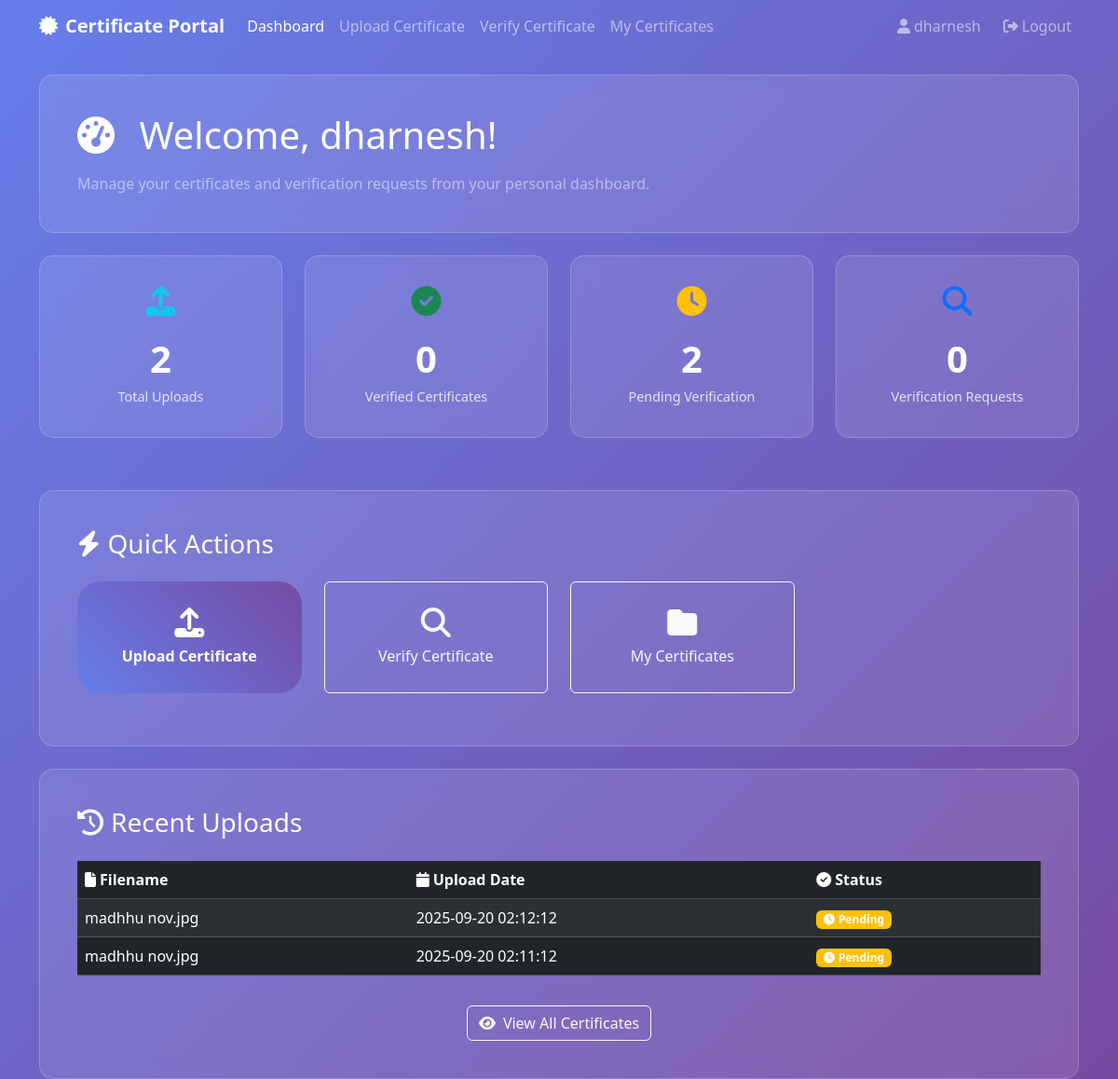
The app's page /dashboard (signed in) with its own data.
### tables this page shows
CREATE TABLE user_certificates (
        id INTEGER PRIMARY KEY AUTOINCREMENT,
        user_id INTEGER,
        filename TEXT NOT NULL,
        original_filename TEXT NOT NULL,
        upload_date TIMESTAMP DEFAULT CURRENT_TIMESTAMP,
        extracted_data TEXT,
        verification_status TEXT DEFAULT 'pending',
        verification_result TEXT,
        FOREIGN KEY (user_id) REFERENCES portal_users (id)
    );

### user/app.py (the view)
@app.route('/dashboard')
@login_required
def dashboard():
    conn = get_user_db()
    cursor = conn.cursor()
    user_id = session['user_id']
    cursor.execute('SELECT COUNT(*) FROM user_certificates WHERE user_id = ?', (user_id,))
    total_uploads = cursor.fetchone()[0]
    cursor.execute('SELECT COUNT(*) FROM user_certificates WHERE user_id = ? AND verification_status = "verified"', (user_id,))
    verified_certificates = cursor.fetchone()[0]
    cursor.execute('SELECT COUNT(*) FROM verification_requests WHERE user_id = ?', (user_id,))
    verification_requests = cursor.fetchone()[0]
    cursor.execute('SELECT original_filename, upload_date, verification_status FROM user_certificates WHERE user_id = ? ORDER BY upload_date DESC LIMIT 5', (user_id,))
    recent_uploads = cursor.fetchall()
    conn.close()
    stats = {
        'total_uploads': total_uploads,
        'verified_certificates': verified_certificates,
        'pending_certificates': total_uploads - verified_certificates,
        'verification_requests': verification_requests
    }
    return render_template('dashboard.html', stats=stats, recent_uploads=recent_uploads)

### user/app.py (called while the page is built)
def get_user_db():
    return sqlite3.connect(USER_DB_PATH)

def login_required(f):
    @wraps(f)
    def decorated_function(*args, **kwargs):
        if 'user_id' not in session:
            flash('Please log in to access this page.', 'warning')
            return redirect(url_for('login'))
        return f(*args, **kwargs)
    return decorated_function

### user/templates/dashboard.html (shortened to what this page needs)
<!DOCTYPE html>
<html lang="en">
<head>
    <link href="https://cdn.jsdelivr.net/npm/bootstrap@5.3.2/dist/css/bootstrap.min.css" rel="stylesheet">
    <link href="https://cdnjs.cloudflare.com/ajax/libs/font-awesome/6.4.0/css/all.min.css" rel="stylesheet">
</head>
<body>
    <nav class="navbar navbar-expand-lg navbar-dark bg-transparent">
        <div class="container">
            <a class="navbar-brand fw-bold" href="{{ url_for('dashboard') }}">
                <i class="fas fa-certificate me-2"></i>Certificate Portal
            </a>
                        <div class="collapse navbar-collapse" id="navbarNav">
                <div class="navbar-nav me-auto">
                    <a class="nav-link active" href="{{ url_for('dashboard') }}">Dashboard</a>
                    <a class="nav-link" href="{{ url_for('upload_certificate') }}">Upload Certificate</a>
                    <a class="nav-link" href="{{ url_for('verify_certificate') }}">Verify Certificate</a>
                    <a class="nav-link" href="{{ url_for('my_certificates') }}">My Certificates</a>
                </div>
                <div class="navbar-nav">
                    <span class="navbar-text me-3">
                        <i class="fas fa-user me-1"></i>{{ session.full_name }}
                    </span>
                    <a class="nav-link" href="{{ url_for('logout') }}">
                        <i class="fas fa-sign-out-alt me-1"></i>Logout
                    </a>
                </div>
            </div>
        </div>
    </nav>
    <div class="container mt-4">
        <div class="row mb-4">
            <div class="col-12">
                <div class="card p-4">
                    <div class="card-body">
                        <h1 class="text-white mb-3">
                            <i class="fas fa-tachometer-alt me-3"></i>
                            Welcome, {{ session.full_name }}!
                        </h1>
                        <p class="text-white-50 mb-0">
                            Manage your certificates and verification requests from your personal dashboard.
                        </p>
                    </div>
                </div>
            </div>
        </div>
        <div class="row mb-4">
            <div class="col-lg-3 col-md-6 mb-3">
                <div class="card stat-card">
                    <i class="fas fa-upload fa-2x text-info mb-3"></i>
                    <div class="stat-number">{{ stats.total_uploads }}</div>
                    <div class="stat-label">Total Uploads</div>
                </div>
            </div>
            <div class="col-lg-3 col-md-6 mb-3">
                <div class="card stat-card">
                    <i class="fas fa-check-circle fa-2x text-success mb-3"></i>
                    <div class="stat-number">{{ stats.verified_certificates }}</div>
                    <div class="stat-label">Verified Certificates</div>
                </div>
            </div>
            <div class="col-lg-3 col-md-6 mb-3">
                <div class="card stat-card">
                    <i class="fas fa-clock fa-2x text-warning mb-3"></i>
                    <div class="stat-number">{{ stats.pending_certificates }}</div>
                    <div class="stat-label">Pending Verification</div>
                </div>
            </div>
            <div class="col-lg-3 col-md-6 mb-3">
                <div class="card stat-card">
                    <i class="fas fa-search fa-2x text-primary mb-3"></i>
                    <div class="stat-number">{{ stats.verification_requests }}</div>
                    <div class="stat-label">Verification Requests</div>
                </div>
            </div>
        </div>
        <div class="row mb-4">
            <div class="col-12">
                <div class="card p-4">
                    <div class="card-body">
                        <h3 class="text-white mb-4">
                            <i class="fas fa-bolt me-2"></i>Quick Actions
                        </h3>
                        <div class="row">
                            <div class="col-lg-3 col-md-6 mb-3">
                                <a href="{{ url_for('upload_certificate') }}" class="btn btn-custom w-100 h-100 d-flex flex-column align-items-center justify-content-center btn-action">
                                    <i class="fas fa-upload fa-2x mb-2"></i>
                                    <span>Upload Certificate</span>
                                </a>
                            </div>
                            <div class="col-lg-3 col-md-6 mb-3">
                                <a href="{{ url_for('verify_certificate') }}" class="btn btn-outline-light w-100 h-100 d-flex flex-column align-items-center justify-content-center btn-action">
                                    <i class="fas fa-search fa-2x mb-2"></i>
                                    <span>Verify Certificate</span>
                                </a>
                            </div>
                            <div class="col-lg-3 col-md-6 mb-3">
                                <a href="{{ url_for('my_certificates') }}" class="btn btn-outline-light w-100 h-100 d-flex flex-column align-items-center justify-content-center btn-action">
                                    <i class="fas fa-folder fa-2x mb-2"></i>
                                    <span>My Certificates</span>
                                </a>
                            </div>
                        </div>
                    </div>
                </div>
            </div>
        </div>
        {% if recent_uploads %}
        <div class="row">
            <div class="col-12">
                <div class="card p-4">
                    <div class="card-body">
                        <h3 class="text-white mb-4">
                            <i class="fas fa-history me-2"></i>Recent Uploads
                        </h3>
                        <div class="table-responsive">
                            <table class="table table-dark table-striped">
                                <thead>
                                    <tr>
                                        <th><i class="fas fa-file me-1"></i>Filename</th>
                                        <th><i class="fas fa-calendar me-1"></i>Upload Date</th>
                                        <th><i class="fas fa-check-circle me-1"></i>Status</th>
                                    </tr>
                                </thead>
                                <tbody>
                                    {% for upload in recent_uploads %}
                                    <tr>
                                        <td>{{ upload[0] }}</td>
                                        <td>{{ upload[1] }}</td>
                                        <td>
                                            {% if upload[2] == 'verified' %}
                                                <span class="badge bg-success">
                                                    <i class="fas fa-check me-1"></i>Verified
                                                </span>
                                            {% else %}
                                                <span class="badge bg-warning">
                                                    <i class="fas fa-clock me-1"></i>Pending
                                                </span>
                                            {% endif %}
                                        </td>
                                    </tr>
                                    {% endfor %}
                                </tbody>
                            </table>
                        </div>
                        <div class="text-center mt-3">
                            <a href="{{ url_for('my_certificates') }}" class="btn btn-outline-light">
                                <i class="fas fa-eye me-2"></i>View All Certificates
                            </a>
                        </div>
                    </div>
                </div>
            </div>
        </div>
        {% endif %}
    </div>
</body>
</html>

### user/templates/dashboard.html (style rules this page uses)
body { background: linear-gradient(135deg, #667eea 0%, #764ba2 100%); min-height: 100vh; }
.card { backdrop-filter: blur(10px); background: rgba(255, 255, 255, 0.1); border: 1px solid rgba(255, 255, 255, 0.2); border-radius: 15px; }
.stat-card { text-align: center; padding: 2rem; margin-bottom: 1rem; }
.stat-number { font-size: 2.5rem; font-weight: bold; color: white; }
.stat-label { color: rgba(255, 255, 255, 0.8); font-size: 0.9rem; }
.btn-action { min-height: 120px; }
.btn-custom { background: linear-gradient(45deg, #667eea, #764ba2); border: none; padding: 12px 30px; border-radius: 25px; color: white; font-weight: 600; transition: all 0.3s ease; }

### records on screen
user_certificates: original_filename "madhhu nov.jpg", upload_date "2025-09-20 02:12:12", verification_status "Pending"
user_certificates: original_filename "madhhu nov.jpg", upload_date "2025-09-20 02:11:12", verification_status "Pending"

### other values on screen
{{ session.full_name }} "dharnesh"
{{ stats.total_uploads }} "2"
{{ stats.verified_certificates }} "0"
{{ stats.pending_certificates }} "2"
{{ stats.verification_requests }} "0"
